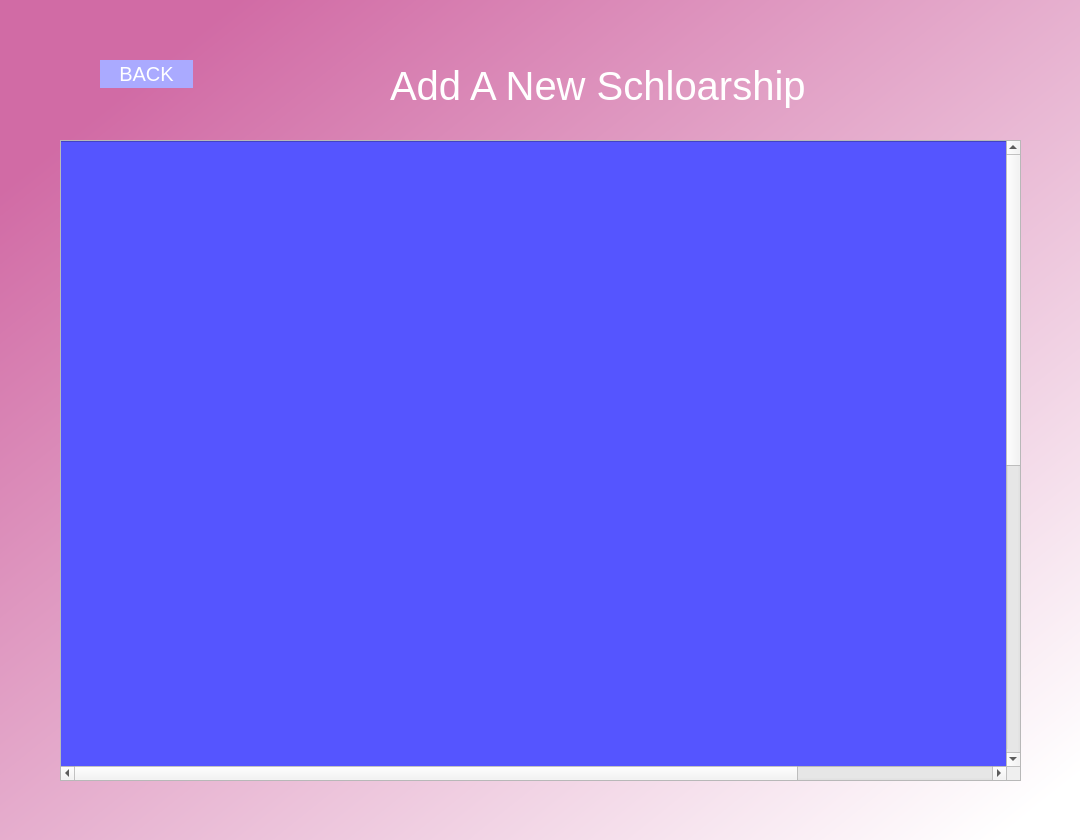
<?xml version="1.0" encoding="UTF-8"?>
<ui version="4.0">
 <class>Dialog</class>
 <widget class="QDialog" name="Dialog">
  <property name="geometry">
   <rect>
    <x>0</x>
    <y>0</y>
    <width>1080</width>
    <height>840</height>
   </rect>
  </property>
  <property name="windowTitle">
   <string>Dialog</string>
  </property>
  <property name="styleSheet">
   <string notr="true">QDialog#Dialog{
background-color: qlineargradient(spread:pad, x1:0.110526, y1:0.114, x2:0.973684, y2:0.949, stop:0 rgba(209, 107, 165, 255), stop:1 rgba(255, 255, 255, 255));
}</string>
  </property>
  <widget class="QLabel" name="label_2">
   <property name="geometry">
    <rect>
     <x>390</x>
     <y>50</y>
     <width>421</width>
     <height>71</height>
    </rect>
   </property>
   <property name="styleSheet">
    <string notr="true">color: rgb(255, 255, 255);
font-size:40px;
border-radius:15px;</string>
   </property>
   <property name="text">
    <string>Add A New Schloarship</string>
   </property>
  </widget>
  <widget class="QScrollArea" name="scrollArea">
   <property name="geometry">
    <rect>
     <x>60</x>
     <y>140</y>
     <width>961</width>
     <height>641</height>
    </rect>
   </property>
   <property name="styleSheet">
    <string notr="true"/>
   </property>
   <property name="widgetResizable">
    <bool>true</bool>
   </property>
   <widget class="QWidget" name="scrollAreaWidgetContents">
    <property name="geometry">
     <rect>
      <x>-262</x>
      <y>-46</y>
      <width>1200</width>
      <height>1200</height>
     </rect>
    </property>
    <property name="minimumSize">
     <size>
      <width>1200</width>
      <height>1200</height>
     </size>
    </property>
    <property name="styleSheet">
     <string notr="true">background-color: rgb(45, 45, 65);</string>
    </property>
    <widget class="QFrame" name="frame">
     <property name="geometry">
      <rect>
       <x>-10</x>
       <y>0</y>
       <width>1200</width>
       <height>1200</height>
      </rect>
     </property>
     <property name="minimumSize">
      <size>
       <width>1200</width>
       <height>1200</height>
      </size>
     </property>
     <property name="styleSheet">
      <string notr="true">background-color: rgb(85, 85, 255);</string>
     </property>
     <property name="frameShape">
      <enum>QFrame::StyledPanel</enum>
     </property>
     <property name="frameShadow">
      <enum>QFrame::Raised</enum>
     </property>
    </widget>
   </widget>
  </widget>
  <widget class="QPushButton" name="back">
   <property name="geometry">
    <rect>
     <x>100</x>
     <y>60</y>
     <width>93</width>
     <height>28</height>
    </rect>
   </property>
   <property name="styleSheet">
    <string notr="true">color: rgb(255, 255, 255);
background-color: rgb(170, 170, 255);
border-radius:20px;
font-size:20px</string>
   </property>
   <property name="text">
    <string>BACK</string>
   </property>
  </widget>
 </widget>
 <resources/>
 <connections/>
</ui>
